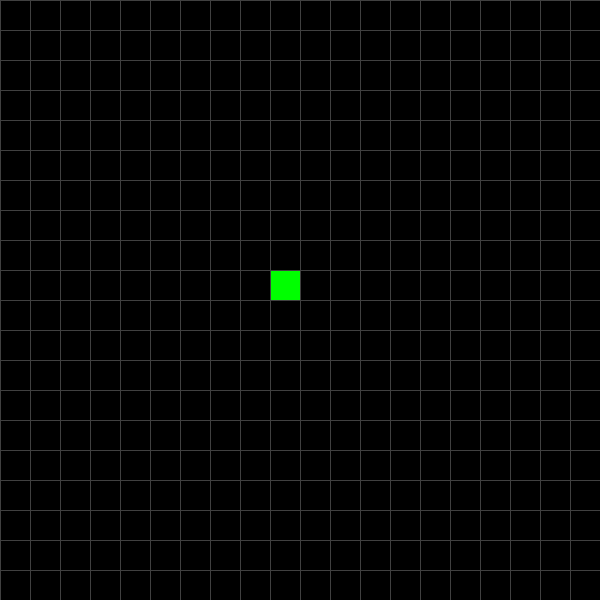
Frame 1 (no input)
Frame 60 (the mouse pressed at the canvas centre just before this capture): identical to frame 1, image omitted
Frame 120 (the mouse held since frame 60 and released just before this capture): identical to frame 1, image omitted

The Processing sketch that drew this single still picture (run headless with seeded random() and noise(); from frame 60 on, the mouse is pressed at the canvas centre):

// Processing sketch: snake1
// ── snake1.pde
class Snake {
  float dx,dy;
  ArrayList<PVector> body = new ArrayList<PVector>();
  Snake() {
    for (int i=0; i<5; i++) {
      this.body.add(new PVector(9,9));
    }
    this.dx = 0;
    this.dy = 0;
  }
  void direction(float dx,float dy) {
    this.dx = dx;
    this.dy = dy;
  }
  void move() {
    for (int i=this.body.size()-1; i>0; i--) {
      this.body.get(i).x = this.body.get(i-1).x;
      this.body.get(i).y = this.body.get(i-1).y;
    }
    this.body.get(0).x += this.dx;
    this.body.get(0).y += this.dy;
  }
  void display() {
    fill(0,255,0);
    for (int i=0; i<this.body.size(); i++) {
      rect(this.body.get(i).x*30,this.body.get(i).y*30,30,30);
    }
  }
  boolean collision() {
    return this.body.get(0).x < 0
        || this.body.get(0).x > 19
        || this.body.get(0).y < 0
        || this.body.get(0).y > 19;
  }
}

Snake snake;
boolean over = false;

void setup() {
  frameRate(10);
  size(600,600);
  snake = new Snake();
}

void draw() {
  stroke(64);
  fill(0);
  for (int y=0; y<20; y++) {
    for (int x=0; x<20; x++) {
      rect(x*30,y*30,30,30);
    }
  }
  if (over) {
    textAlign(CENTER);
    textSize(50);
    fill(255,0,0);
    text("Game Over", width/2,height/2);
    return;
  }
  snake.move();
  snake.display();
  if (snake.collision())
    over = true;
}

void keyPressed() {
  if (keyCode == UP)
    snake.direction(0,-1);
  if (keyCode == DOWN)
    snake.direction(0,1);
  if (keyCode == LEFT)
    snake.direction(-1,0);
  if (keyCode == RIGHT)
    snake.direction(1,0);
}
